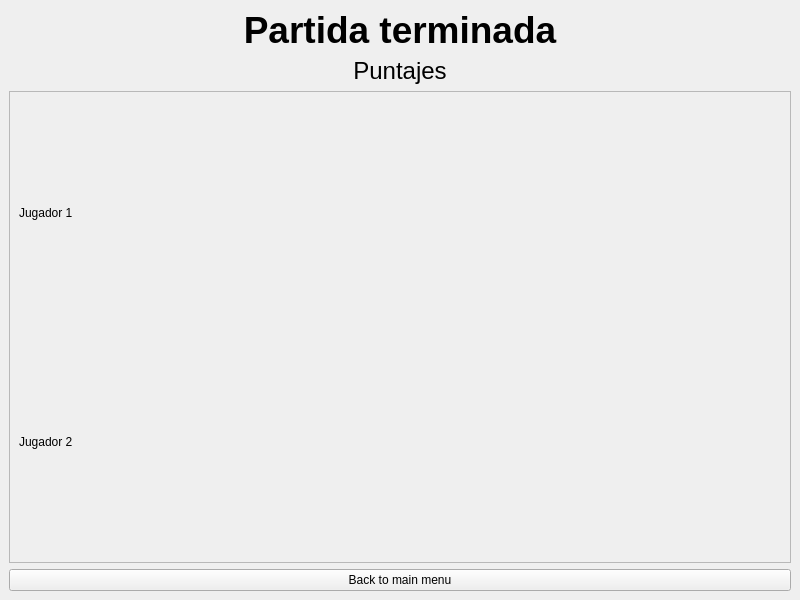
<?xml version="1.0" encoding="UTF-8"?>
<ui version="4.0">
    <class>MatchEndedGui</class>
    <widget class="QMainWindow" name="MatchEndedGui">
        <property name="geometry">
            <rect>
                <x>0</x>
                <y>0</y>
                <width>800</width>
                <height>600</height>
            </rect>
        </property>
        <property name="windowTitle">
            <string>MatchEndedGui</string>
        </property>
        <widget class="QWidget" name="centralwidget">
            <layout class="QVBoxLayout" name="verticalLayout">
                <item>
                    <widget class="QLabel" name="label">
                        <property name="font">
                            <font>
                                <family>Ubuntu</family>
                                <pointsize>28</pointsize>
                                <weight>75</weight>
                                <bold>true</bold>
                            </font>
                        </property>
                        <property name="text">
                            <string>Partida terminada</string>
                        </property>
                        <property name="alignment">
                            <set>Qt::AlignCenter</set>
                        </property>
                        <property name="margin">
                            <number>10</number>
                        </property>
                    </widget>
                </item>
                <item>
                    <widget class="QLabel" name="label_2">
                        <property name="font">
                            <font>
                                <family>Ubuntu</family>
                                <pointsize>18</pointsize>
                            </font>
                        </property>
                        <property name="text">
                            <string>Puntajes</string>
                        </property>
                        <property name="alignment">
                            <set>Qt::AlignCenter</set>
                        </property>
                    </widget>
                </item>
                <item>
                    <widget class="QScrollArea" name="scrollArea">
                        <property name="widgetResizable">
                            <bool>true</bool>
                        </property>
                        <widget class="QWidget" name="scrollAreaWidgetContents">
                            <property name="geometry">
                                <rect>
                                    <x>0</x>
                                    <y>0</y>
                                    <width>780</width>
                                    <height>449</height>
                                </rect>
                            </property>
                            <layout class="QVBoxLayout" name="verticalLayout_2">
                                <item>
                                    <widget class="QLabel" name="label_3">
                                        <property name="text">
                                            <string>Jugador 1</string>
                                        </property>
                                    </widget>
                                </item>
                                <item>
                                    <widget class="QLabel" name="label_4">
                                        <property name="text">
                                            <string>Jugador 2</string>
                                        </property>
                                    </widget>
                                </item>
                            </layout>
                        </widget>
                    </widget>
                </item>
                <item>
                    <widget class="QPushButton" name="pushButton">
                        <property name="text">
                            <string>Back to main menu</string>
                        </property>
                    </widget>
                </item>
            </layout>
        </widget>
    </widget>
    <resources />
    <connections />
</ui>
